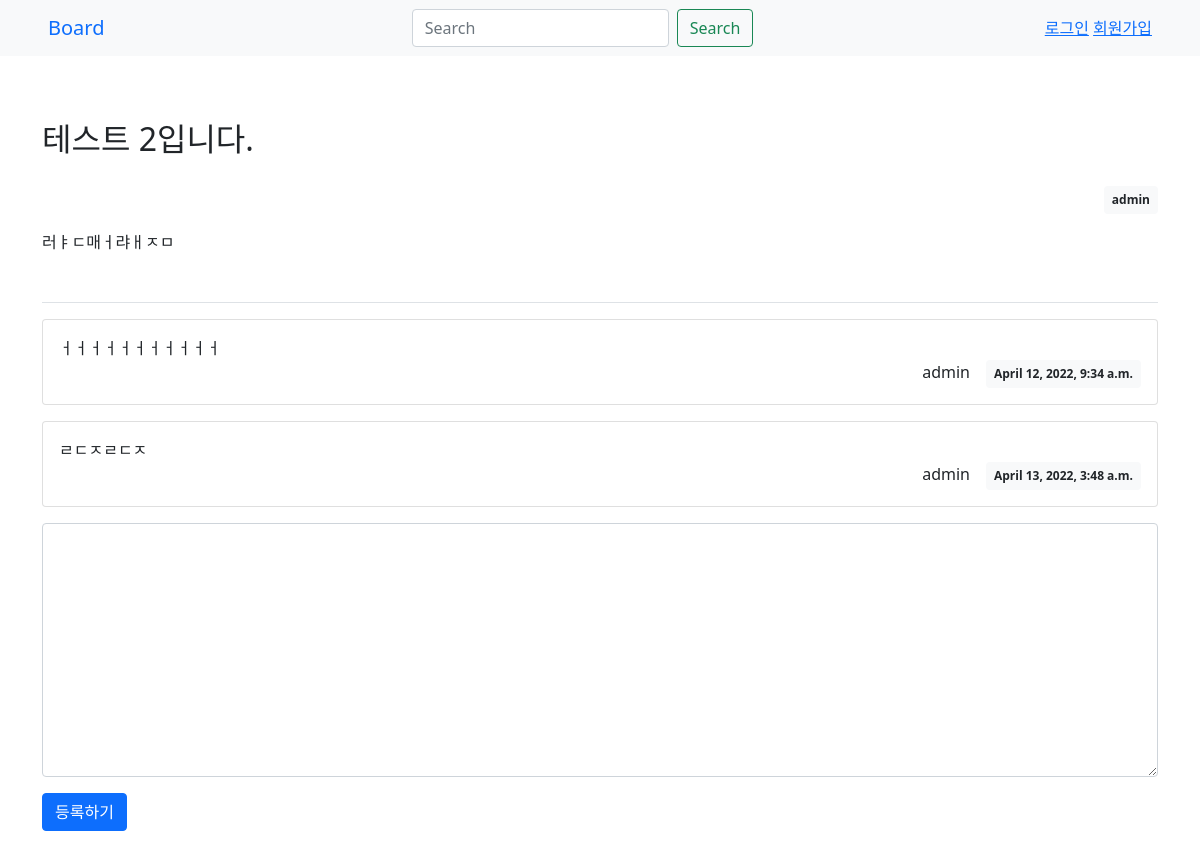
/board/2, run on the app's committed database.
### boardapp/models.py (models this page shows, shortened)
class Post(models.Model):
    author = models.ForeignKey(User, on_delete=models.CASCADE, related_name="author_post")
    title = models.CharField(max_length=100)
    content = models.TextField()
    create_time = models.DateTimeField(auto_now_add=True)
    likes_user = models.ManyToManyField(User, related_name="likes_user")

class Comment(models.Model):
    author = models.ForeignKey(User, on_delete=models.CASCADE, related_name="author_comment")
    post = models.ForeignKey(Post, on_delete=models.CASCADE)
    content = models.TextField()
    create_time = models.DateTimeField(auto_now_add=True)
    likes_user = models.ManyToManyField(User, related_name="comment_likes_user")

### boardapp/views.py (the view)
# urls.py: path('<int:post_id>', views.PostDetailView, name="detail"),   # views.py의 PostDetailView 함수와 연결
def PostDetailView(request, post_id):
    post = Post.objects.get(id=post_id)
    data = {'post': post, 'commentuploadform': CommentUploadForm()}
    return render(request, 'boardapp/post_detail.html', data)

### boardapp/forms.py
class CommentUploadForm(forms.ModelForm):
    class Meta:
        model = Comment
        fields = ('content', )
        widgets = {
            'content': forms.Textarea(attrs={'class': 'form-control'})
        }

### templates/boardapp/post_detail.html (shortened to what this page needs)
{% extends 'boardapp/base.html' %}
{% block content %}
<div>
    <div class="d-flex justify-content-between align-items-end">
        <h2 class="py-5">{{ post.title }}</h2>
        <div>
            <div class="badge bg-light text-dark p-2">{{ post.author.username }}</div>
        </div>
    </div>
    <div class="mt-3 mb-5">
        <div>{{ post.content }}</div>
    </div>
    <div class="border-top mt-2">
        {% for comment in post.comment_set.all %}
        <div class="card my-3">
            <div class="card-body">
                <div class="card-text" style="white-space: pre-line;">{{ comment.content }}</div>
                <div>
                    <div class="d-flex justify-content-end">
                        <div class="mx-3">{{ comment.author.username }}</div>
                        <div class="badge bg-light text-dark p-2">
                            {{ comment.create_time }}
                        </div>
                    </div>
                </div>
            </div>
        </div>
        {% endfor %}
    </div>
    <form method="post" action="{% url 'boardapp:comment_upload' post.id %}">
        {% for form in commentuploadform %}
        {{ form }}
        {% endfor %}
        <div class="d-flex justify-content-between mt-3">
            <button class="btn btn-primary" type="submit">등록하기</button>
        </div>
    </form>
</div>
{% endblock %}

### data on the page
Post: title "테스트 2입니다.", author.username "admin", content "러ㅑㄷ매ㅓ랴ㅐㅈㅁ"
Comment: content "ㅓㅓㅓㅓㅓㅓㅓㅓㅓㅓㅓ", author.username "admin", create_time "April 12, 2022, 9:34 a.m."
Comment: content "ㄹㄷㅈㄹㄷㅈ", author.username "admin", create_time "April 13, 2022, 3:48 a.m."
